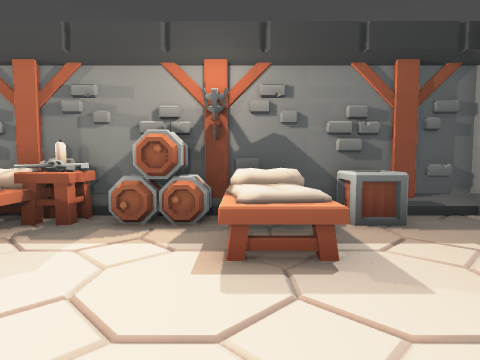
view 1 (above)

15 first-person views from a walk through a level from a Godot 3-D game. The camera is 1.2 m above the floor, tilts 4° down and sees 75° across. The floor is counted in squares, 1 m on a side. Each view is taken from the middle of a square. On the plan, view 1 faces up. The plan holds only what a view shows up to about 13 squares ahead; the rest is blank.

view 2
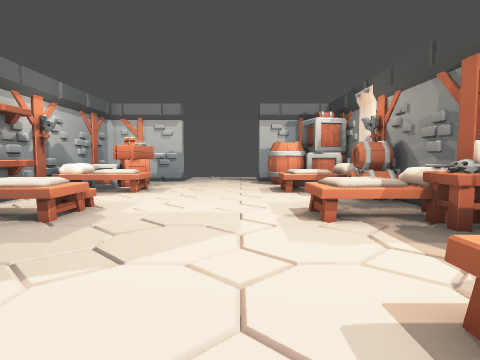

view 3
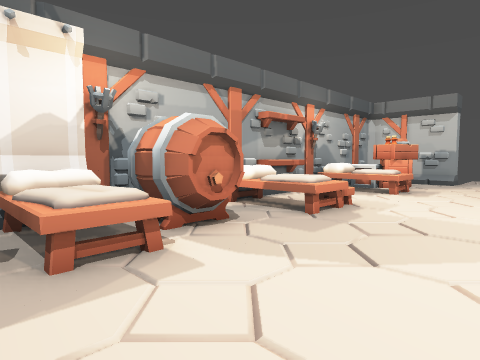

view 4
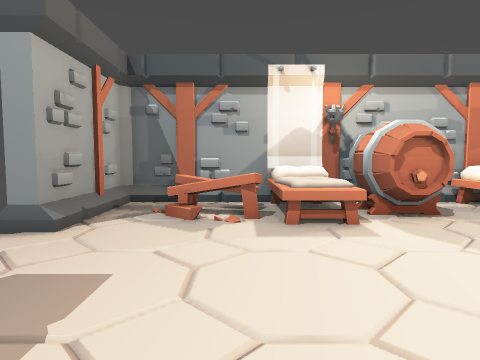

view 5
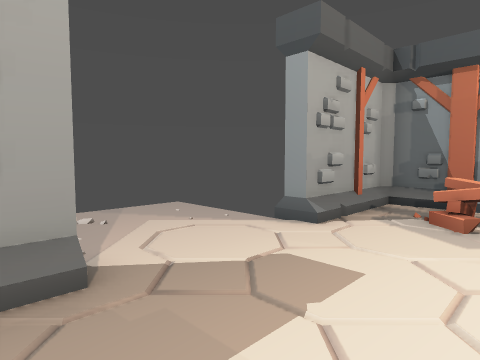

view 6
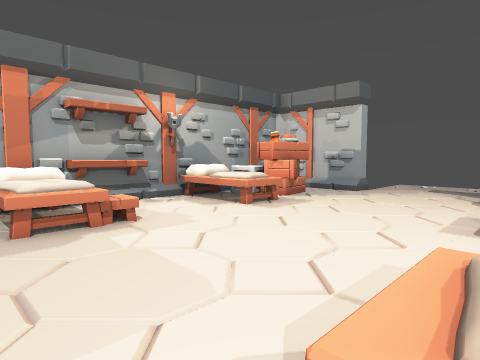

view 7
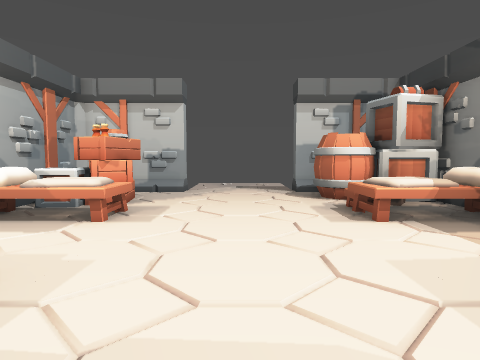

view 8
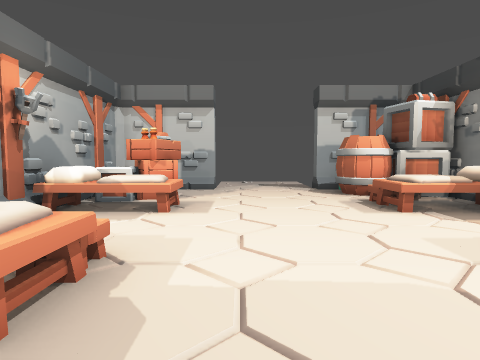

view 9
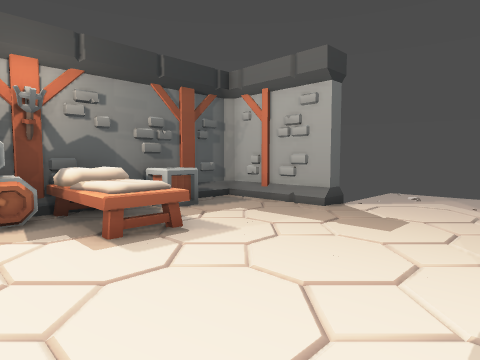

view 10
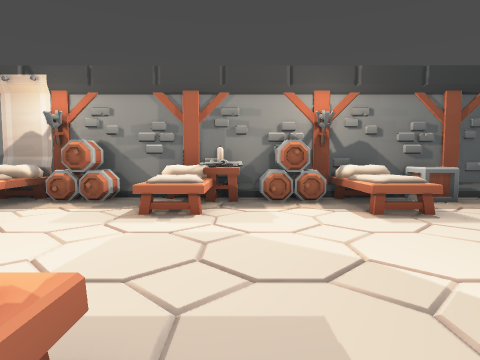

view 11
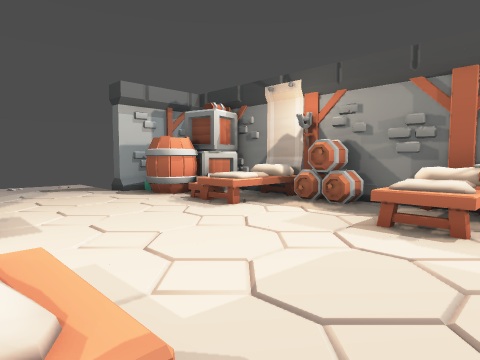

view 12
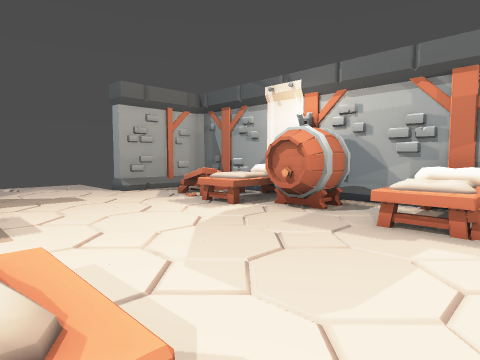

view 13
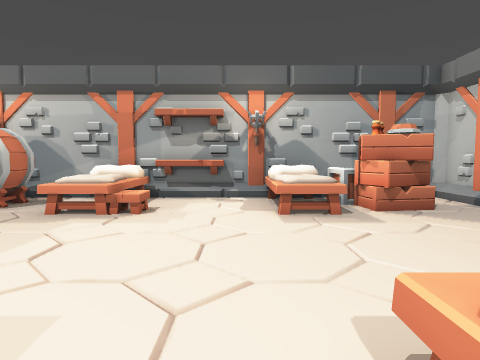

view 14
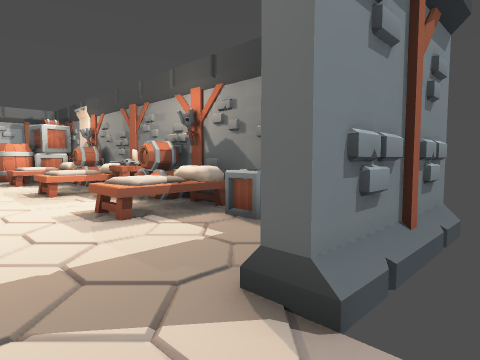

view 15
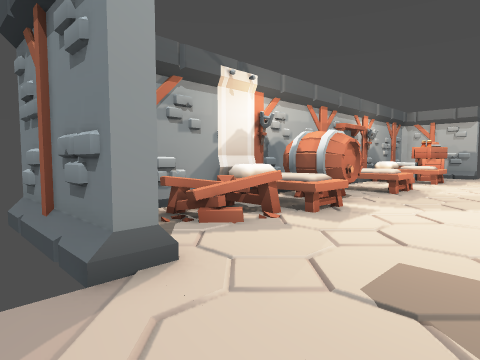

### Floor plan
Key: @ floor where view 1 was taken; # wall or solid block; . main floor; : floor 0.75 m higher than the main floor; = window, fence, low wall or low ledge; ^ raised ledge; T torch; A table; B barrel; N banner; C crate; S shelf.
Columns run from 18 left of view 1 to 9 right of it. Each row starts with its distance up from view 1.
  7       ##NN#######TT######
  6       ###TBB.^AABBT^==..#
  5      ##^::...^^...^^...##
  4     ###.::...^^...^^...##
  3    ##...................#
  2 ............................
  1 ............................
  0 ..................@.........
 -1    ##...................#
 -2     #.CC^^...^^.##^^A..##
 -3     #.CC^^...^^.##^^A#.##
 -4     #  C^T..S^^.#TT^AA.#
 -5     #####TT######TNN####

Where each view was taken, in squares from view 1:
view 1: 0 up, 0 right, facing up
view 2: 2 up, 2 right, facing left
view 3: 2 up, 2 right, facing down-left
view 4: 4 up, 2 right, facing down
view 5: 4 up, 2 right, facing down-right
view 6: 4 up, 3 left, facing down-left
view 7: 1 up, 3 left, facing left
view 8: 0 up, 2 left, facing left
view 9: 1 down, 2 left, facing up-right
view 10: 3 down, 3 left, facing up
view 11: 2 down, 3 left, facing up-left
view 12: 4 up, 6 left, facing down-right
view 13: 5 up, 8 left, facing down
view 14: 1 up, 7 right, facing up-left
view 15: 2 up, 7 right, facing down-left
